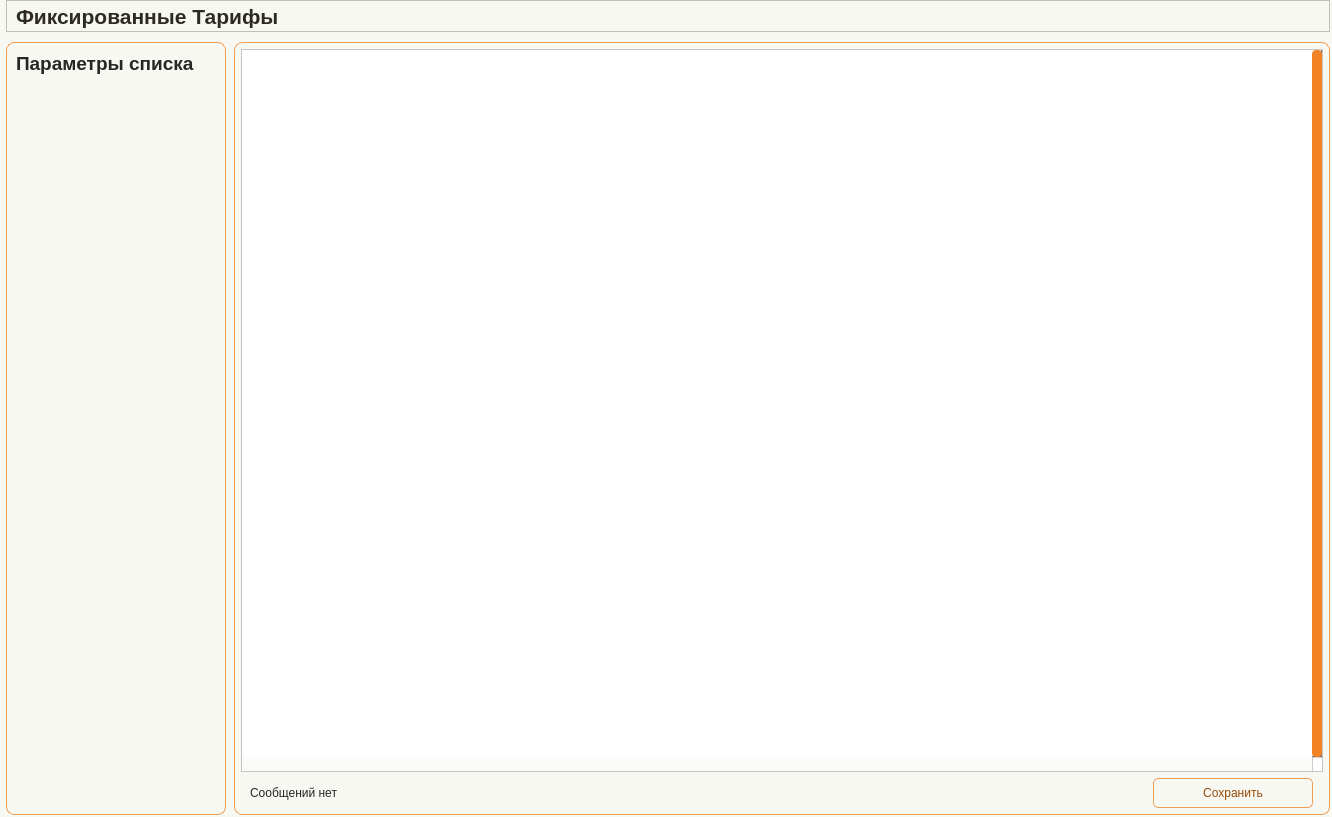
<?xml version="1.0" encoding="UTF-8"?>
<ui version="4.0">
 <class>Form</class>
 <widget class="QWidget" name="Form">
  <property name="geometry">
   <rect>
    <x>0</x>
    <y>0</y>
    <width>1332</width>
    <height>817</height>
   </rect>
  </property>
  <property name="minimumSize">
   <size>
    <width>930</width>
    <height>650</height>
   </size>
  </property>
  <property name="windowTitle">
   <string>Form</string>
  </property>
  <property name="styleSheet">
   <string notr="true">/* ===== BASE PREVIEW STYLE FOR DESIGNER ===== */

QWidget {
    background-color: #f8f8f2;
    color: #262626;
    font: 10pt &quot;Tahoma&quot;;
}

/* ===== LABELS ===== */

QLabel {
    color: #262626;
}

#Title_label {
    font: 16pt &quot;Tahoma&quot;;
    font-weight: 700;
    color: #2D2A26;
}

QLabel#label_filter_title {
    font: 14pt &quot;Tahoma&quot;;
    font-weight: 700;
}

/* ===== INPUTS ===== */

QLineEdit, QComboBox, QDateEdit {
    border: 1px solid #f09d54;
    border-radius: 3px;
    padding: 2px;
    background-color: #ffffff;
    color: #262626;
}

/* ===== BUTTONS ===== */

QPushButton {
    border: 1px solid #f09d54;
    border-radius: 5px;
    background-color: #f8f8f2;
    color: #964b09;
    padding: 4px;
}

/* ===== TABLE ===== */

QTableWidget {
    background-color: #ffffff;
    gridline-color: #f28223;
    selection-background-color: #f5d3b5;
    selection-color: #262626;
}

QHeaderView::section {
    background-color: #f5d3b5;
    border: 1px solid #f28223;
    padding: 3px;
}

/* ===== FRAMES ===== */

QFrame#frame_LeftPanel, 
QFrame#frame_RightPanel {
    border: 1px solid #f28223;
    border-radius: 5px;
}

/* ===== SCROLL ===== */

QScrollBar:vertical {
    background: #f8f8f2;
    width: 10px;
}

QScrollBar::handle:vertical {
    background: #f28223;
    border-radius: 4px;
}</string>
  </property>
  <layout class="QHBoxLayout" name="horizontalLayout">
   <property name="leftMargin">
    <number>0</number>
   </property>
   <property name="topMargin">
    <number>0</number>
   </property>
   <property name="rightMargin">
    <number>0</number>
   </property>
   <property name="bottomMargin">
    <number>0</number>
   </property>
   <item>
    <widget class="QWidget" name="widget" native="true">
     <layout class="QVBoxLayout" name="verticalLayout">
      <property name="spacing">
       <number>10</number>
      </property>
      <property name="leftMargin">
       <number>6</number>
      </property>
      <property name="topMargin">
       <number>0</number>
      </property>
      <property name="rightMargin">
       <number>2</number>
      </property>
      <property name="bottomMargin">
       <number>2</number>
      </property>
      <item>
       <widget class="QFrame" name="frame">
        <property name="minimumSize">
         <size>
          <width>0</width>
          <height>32</height>
         </size>
        </property>
        <property name="maximumSize">
         <size>
          <width>16777215</width>
          <height>32</height>
         </size>
        </property>
        <property name="frameShape">
         <enum>QFrame::Shape::StyledPanel</enum>
        </property>
        <property name="frameShadow">
         <enum>QFrame::Shadow::Raised</enum>
        </property>
        <layout class="QHBoxLayout" name="horizontalLayout_2">
         <property name="spacing">
          <number>0</number>
         </property>
         <property name="topMargin">
          <number>0</number>
         </property>
         <property name="bottomMargin">
          <number>0</number>
         </property>
         <item>
          <widget class="QLabel" name="Title_label">
           <property name="minimumSize">
            <size>
             <width>0</width>
             <height>30</height>
            </size>
           </property>
           <property name="maximumSize">
            <size>
             <width>16777215</width>
             <height>30</height>
            </size>
           </property>
           <property name="font">
            <font>
             <family>Tahoma</family>
             <pointsize>16</pointsize>
             <italic>false</italic>
             <bold>true</bold>
            </font>
           </property>
           <property name="layoutDirection">
            <enum>Qt::LayoutDirection::LeftToRight</enum>
           </property>
           <property name="text">
            <string>Фиксированные Тарифы</string>
           </property>
          </widget>
         </item>
         <item>
          <spacer name="horizontalSpacer">
           <property name="orientation">
            <enum>Qt::Orientation::Horizontal</enum>
           </property>
           <property name="sizeHint" stdset="0">
            <size>
             <width>1022</width>
             <height>20</height>
            </size>
           </property>
          </spacer>
         </item>
        </layout>
       </widget>
      </item>
      <item>
       <widget class="QFrame" name="frame_Content">
        <property name="frameShape">
         <enum>QFrame::Shape::NoFrame</enum>
        </property>
        <property name="frameShadow">
         <enum>QFrame::Shadow::Plain</enum>
        </property>
        <layout class="QHBoxLayout" name="horizontalLayout_content">
         <property name="spacing">
          <number>8</number>
         </property>
         <property name="leftMargin">
          <number>0</number>
         </property>
         <property name="topMargin">
          <number>0</number>
         </property>
         <property name="rightMargin">
          <number>0</number>
         </property>
         <property name="bottomMargin">
          <number>0</number>
         </property>
         <item>
          <widget class="QFrame" name="frame_LeftPanel">
           <property name="minimumSize">
            <size>
             <width>220</width>
             <height>0</height>
            </size>
           </property>
           <property name="maximumSize">
            <size>
             <width>220</width>
             <height>16777215</height>
            </size>
           </property>
           <property name="styleSheet">
            <string notr="true">#frame_LeftPanel {border: 1px solid #f09d54; border-radius: 8px;}</string>
           </property>
           <property name="frameShape">
            <enum>QFrame::Shape::StyledPanel</enum>
           </property>
           <property name="frameShadow">
            <enum>QFrame::Shadow::Raised</enum>
           </property>
           <layout class="QVBoxLayout" name="verticalLayout_left">
            <item>
             <widget class="QLabel" name="label_filter_title">
              <property name="font">
               <font>
                <family>Tahoma</family>
                <pointsize>14</pointsize>
                <italic>false</italic>
                <bold>true</bold>
               </font>
              </property>
              <property name="text">
               <string>Параметры списка</string>
              </property>
             </widget>
            </item>
            <item>
             <spacer name="verticalSpacer">
              <property name="orientation">
               <enum>Qt::Orientation::Vertical</enum>
              </property>
              <property name="sizeHint" stdset="0">
               <size>
                <width>20</width>
                <height>20</height>
               </size>
              </property>
             </spacer>
            </item>
            <item>
             <spacer name="verticalSpacer_filters">
              <property name="orientation">
               <enum>Qt::Orientation::Vertical</enum>
              </property>
              <property name="sizeHint" stdset="0">
               <size>
                <width>20</width>
                <height>450</height>
               </size>
              </property>
             </spacer>
            </item>
           </layout>
          </widget>
         </item>
         <item>
          <widget class="QFrame" name="frame_RightPanel">
           <property name="styleSheet">
            <string notr="true">#frame_RightPanel {border: 1px solid #f09d54; border-radius: 8px;}</string>
           </property>
           <property name="frameShape">
            <enum>QFrame::Shape::StyledPanel</enum>
           </property>
           <property name="frameShadow">
            <enum>QFrame::Shadow::Raised</enum>
           </property>
           <layout class="QVBoxLayout" name="verticalLayout_right">
            <property name="spacing">
             <number>6</number>
            </property>
            <property name="leftMargin">
             <number>6</number>
            </property>
            <property name="topMargin">
             <number>6</number>
            </property>
            <property name="rightMargin">
             <number>6</number>
            </property>
            <property name="bottomMargin">
             <number>6</number>
            </property>
            <item>
             <widget class="QTableWidget" name="table">
              <property name="verticalScrollBarPolicy">
               <enum>Qt::ScrollBarPolicy::ScrollBarAlwaysOn</enum>
              </property>
              <property name="horizontalScrollBarPolicy">
               <enum>Qt::ScrollBarPolicy::ScrollBarAlwaysOn</enum>
              </property>
              <property name="sizeAdjustPolicy">
               <enum>QAbstractScrollArea::SizeAdjustPolicy::AdjustToContents</enum>
              </property>
              <property name="autoScrollMargin">
               <number>10</number>
              </property>
              <property name="selectionMode">
               <enum>QAbstractItemView::SelectionMode::SingleSelection</enum>
              </property>
              <property name="textElideMode">
               <enum>Qt::TextElideMode::ElideMiddle</enum>
              </property>
              <property name="sortingEnabled">
               <bool>true</bool>
              </property>
              <property name="wordWrap">
               <bool>false</bool>
              </property>
              <property name="rowCount">
               <number>0</number>
              </property>
              <property name="columnCount">
               <number>0</number>
              </property>
              <attribute name="horizontalHeaderCascadingSectionResizes">
               <bool>true</bool>
              </attribute>
              <attribute name="horizontalHeaderMinimumSectionSize">
               <number>55</number>
              </attribute>
              <attribute name="horizontalHeaderDefaultSectionSize">
               <number>100</number>
              </attribute>
              <attribute name="horizontalHeaderShowSortIndicator" stdset="0">
               <bool>true</bool>
              </attribute>
              <attribute name="horizontalHeaderStretchLastSection">
               <bool>true</bool>
              </attribute>
              <attribute name="verticalHeaderVisible">
               <bool>false</bool>
              </attribute>
              <attribute name="verticalHeaderCascadingSectionResizes">
               <bool>true</bool>
              </attribute>
              <attribute name="verticalHeaderMinimumSectionSize">
               <number>24</number>
              </attribute>
              <attribute name="verticalHeaderDefaultSectionSize">
               <number>25</number>
              </attribute>
              <attribute name="verticalHeaderHighlightSections">
               <bool>false</bool>
              </attribute>
             </widget>
            </item>
            <item>
             <widget class="QFrame" name="frame_Update">
              <property name="minimumSize">
               <size>
                <width>0</width>
                <height>0</height>
               </size>
              </property>
              <property name="maximumSize">
               <size>
                <width>16777215</width>
                <height>50</height>
               </size>
              </property>
              <layout class="QHBoxLayout" name="horizontalLayout_4">
               <property name="spacing">
                <number>0</number>
               </property>
               <property name="leftMargin">
                <number>0</number>
               </property>
               <property name="topMargin">
                <number>0</number>
               </property>
               <property name="rightMargin">
                <number>0</number>
               </property>
               <property name="bottomMargin">
                <number>0</number>
               </property>
               <item>
                <widget class="QFrame" name="frame_4">
                 <property name="minimumSize">
                  <size>
                   <width>0</width>
                   <height>0</height>
                  </size>
                 </property>
                 <layout class="QVBoxLayout" name="verticalLayout_5">
                  <property name="leftMargin">
                   <number>9</number>
                  </property>
                  <property name="topMargin">
                   <number>0</number>
                  </property>
                  <property name="rightMargin">
                   <number>0</number>
                  </property>
                  <property name="bottomMargin">
                   <number>0</number>
                  </property>
                  <item>
                   <widget class="QLabel" name="label_msg">
                    <property name="text">
                     <string>Сообщений нет</string>
                    </property>
                   </widget>
                  </item>
                 </layout>
                </widget>
               </item>
               <item>
                <widget class="QFrame" name="frame_5">
                 <property name="minimumSize">
                  <size>
                   <width>120</width>
                   <height>0</height>
                  </size>
                 </property>
                 <property name="maximumSize">
                  <size>
                   <width>180</width>
                   <height>16777215</height>
                  </size>
                 </property>
                 <layout class="QHBoxLayout" name="horizontalLayout_3">
                  <property name="spacing">
                   <number>0</number>
                  </property>
                  <property name="leftMargin">
                   <number>0</number>
                  </property>
                  <property name="topMargin">
                   <number>0</number>
                  </property>
                  <property name="rightMargin">
                   <number>0</number>
                  </property>
                  <property name="bottomMargin">
                   <number>0</number>
                  </property>
                  <item>
                   <widget class="QPushButton" name="btn_Save">
                    <property name="minimumSize">
                     <size>
                      <width>160</width>
                      <height>30</height>
                     </size>
                    </property>
                    <property name="maximumSize">
                     <size>
                      <width>160</width>
                      <height>16777215</height>
                     </size>
                    </property>
                    <property name="text">
                     <string>Сохранить</string>
                    </property>
                    <property name="icon">
                     <iconset resource="../resource.qrc">
                      <normaloff>:/icon/icon/save — копия — копия.svg</normaloff>:/icon/icon/save — копия — копия.svg</iconset>
                    </property>
                   </widget>
                  </item>
                 </layout>
                </widget>
               </item>
              </layout>
             </widget>
            </item>
           </layout>
          </widget>
         </item>
        </layout>
       </widget>
      </item>
     </layout>
    </widget>
   </item>
  </layout>
 </widget>
 <resources>
  <include location="../resource.qrc"/>
 </resources>
 <connections/>
</ui>
